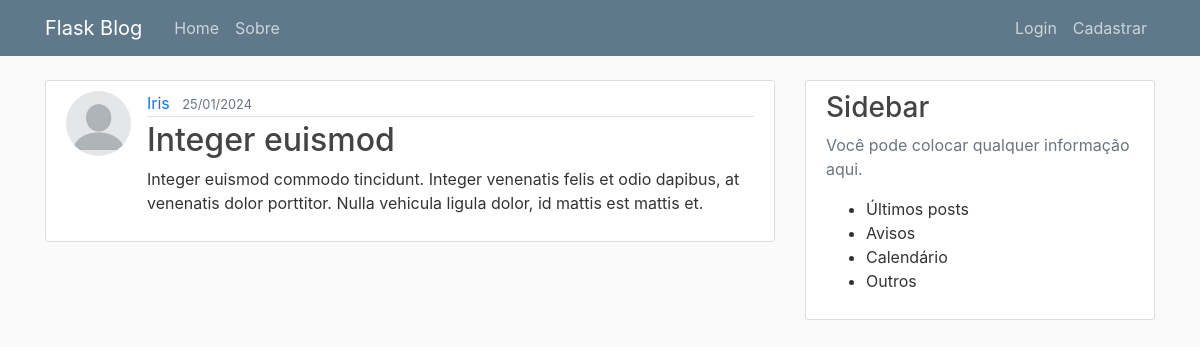
Screenshot of /post/3 with the database file from the repository.
### flaskblog/models.py (models this page shows, shortened)
class User(db.Model, UserMixin):
    id = db.Column(db.Integer, primary_key=True)
    username = db.Column(db.String(20), unique=True, nullable=False)
    email = db.Column(db.String(120), unique=True, nullable=False)
    image_file = db.Column(db.String(20), nullable=False, default='default.jpg')
    password = db.Column(db.String(60), nullable=False)
    posts = db.relationship('Post', backref='author', lazy=True)

class Post(db.Model):
    id = db.Column(db.Integer, primary_key=True)
    title = db.Column(db.String(100), nullable=False)
    date_posted = db.Column(db.DateTime, nullable=False, default=datetime.utcnow)
    content = db.Column(db.Text, nullable=False)
    user_id = db.Column(db.Integer, db.ForeignKey('user.id'), nullable=False)

### flaskblog/posts/routes.py (the view)
@posts.route("/post/<int:post_id>")
def post(post_id):
    post = Post.query.get_or_404(post_id)
    return render_template('post.html', title=post.title, post=post)

### flaskblog/templates/post.html (shortened to what this page needs)
{% extends 'layout.html' %}
{% block content %}
    <article class="media content-section">
        <img class="rounded-circle article-img" src="{{ url_for('static', filename='profile_pics/' + post.author.image_file) }}">
        <div class="media-body">
            <div class="article-metadata">
                <a class="mr-2" href="{{ url_for('users.user_post', username=post.author.username) }}">{{ post.author.username }}</a>
                <small class="text-muted">{{ post.date_posted.strftime('%d/%m/%Y') }}</small>
            </div>
            <h2 class="article-title">{{ post.title }}</h2>
            <p class="article-content">{{ post.content }}</p>
        </div>
    </article>
{% endblock content %}

### flaskblog/static/main.css (style rules this page uses)
body { background: #fafafa; color: #333333; margin-top: 5rem; }
h1, h2, h3, h4, h5, h6 { color: #444444; }
.content-section { background: #ffffff; padding: 10px 20px; border: 1px solid #dddddd; border-radius: 3px; margin-bottom: 20px; }
.article-title { color: #444444; }
.article-content { white-space: pre-line; }
.article-img { height: 65px; width: 65px; margin-right: 16px; }
.article-metadata { padding-bottom: 1px; margin-bottom: 4px; border-bottom: 1px solid #e3e3e3 }

### rows the page displays
User: image_file (picture), author.username "Iris"
Post: date_posted "25/01/2024", title "Integer euismod", content "Integer euismod commodo tincidunt. Integer venenatis felis et odio dapibus, at venenatis dolor porttitor. Nulla vehicula ligula dolor, id mattis est mattis et."
